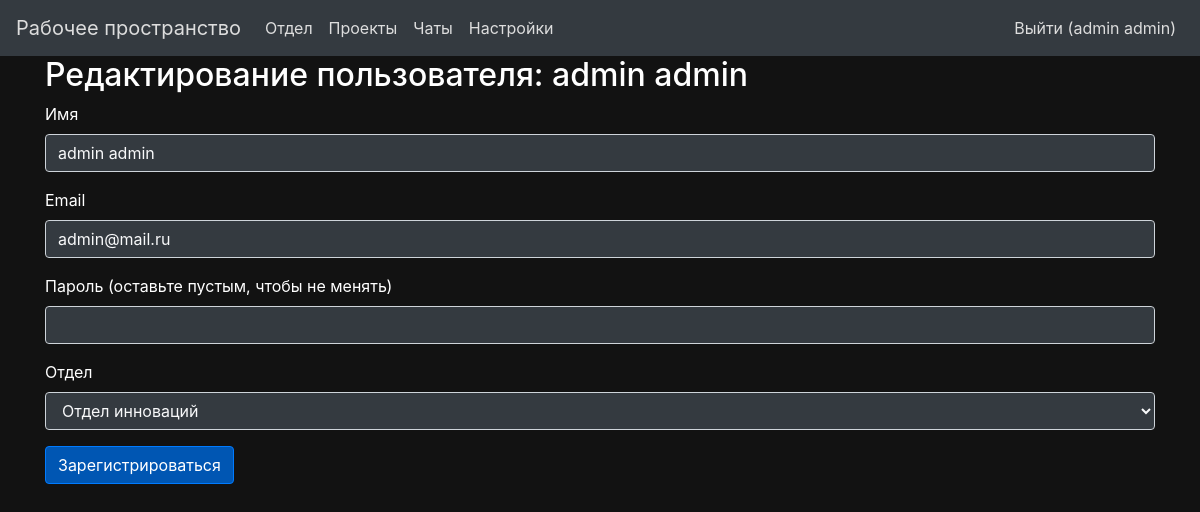
/user/edit/1 (signed in), run on the app's committed database.
### app/models.py (models this page shows, shortened)
class User(db.Model, UserMixin):
    id = db.Column(db.Integer, primary_key=True)
    name = db.Column(db.String(50), nullable=False)
    email = db.Column(db.String(120), unique=True, nullable=False)
    password = db.Column(db.String(200), nullable=False)
    role_id = db.Column(db.Integer, db.ForeignKey('role.id'))
    department_id = db.Column(db.Integer, db.ForeignKey('department.id'))
    registered_on = db.Column(db.DateTime)

### app/views.py (the view, shortened to what this page needs)
@app.route('/user/edit/<int:user_id>', methods=['GET', 'POST'])
@login_required
def edit_user(user_id):
    user = User.query.get_or_404(user_id)
    form = RegistrationForm(obj=user)
    form.department_id.choices = [(d.id, d.name) for d in Department.query.all()]
    return render_template('edit_user.html', form=form, user=user, theme_value=get_theme_value())

### app/forms.py
class RegistrationForm(FlaskForm):
    name = StringField('Имя', validators=[DataRequired()])
    email = StringField('Email', validators=[DataRequired(), Email()])
    password = PasswordField('Пароль', validators=[DataRequired()])
    department_id = SelectField('Отдел', coerce=int)  # Заполнить позже в представлении
    submit = SubmitField('Зарегистрироваться')

### app/__init__.py (called while the page is built)
@login_manager.user_loader
def load_user(user_id):
    return models.User.query.get(int(user_id))

### app/views.py (called while the page is built)
def get_theme_value():
    if current_user.is_authenticated:  # Проверяем, аутентифицирован ли пользователь
        theme_setting = Setting.query.filter_by(user_id=current_user.id, key='theme').first()
        return theme_setting.value == 'dark' if theme_setting else False
    return False  # Если пользователь не аутентифицирован, возвращаем значение по умолчанию

### app/templates/edit_user.html (shortened to what this page needs)
{% extends "base.html" %}
{% block content %}
<h2>Редактирование пользователя: {{ user.name }}</h2>
<form method="POST">
   <div class="form-group">
       {{ form.name.label(class='form-label') }}
       {{ form.name(class='form-control bg-dark text-light' if theme_value else 'form-control bg-light') }}
   </div>
   <div class="form-group">
       {{ form.email.label(class='form-label') }}
       {{ form.email(class='form-control bg-dark text-light' if theme_value else 'form-control bg-light') }}
   </div>
   <div class="form-group">
       {{ form.password.label(class='form-label') }} (оставьте пустым, чтобы не менять)
       {{ form.password(class='form-control bg-dark text-light' if theme_value else 'form-control bg-light') }}
   </div>
   <div class="form-group">
       {{ form.department_id.label(class='form-label') }}
       {{ form.department_id(class='form-control bg-dark text-light' if theme_value else 'form-control bg-light') }}
   </div>
   {{ form.submit(class='btn btn-primary') }}
</form>
{% endblock %}

### app/templates/base.html (shortened to what this page needs)
<!DOCTYPE html>
<html lang="en">
<head>
    <link rel="stylesheet" href="https://stackpath.bootstrapcdn.com/bootstrap/4.5.2/css/bootstrap.min.css">
    <link rel="stylesheet" href="{{ url_for('static', filename='css/styles.css') }}">
</head>
<body class="{{ 'dark' if theme_value else 'light' }}">
    <nav class="navbar navbar-expand-lg {{ 'bg-dark text-light' if theme_value else 'bg-light navbar-light' }}">
        <a class="navbar-brand" href="{{ url_for('index') }}">Рабочее пространство</a>
        <div class="collapse navbar-collapse" id="navbarNav">
            <ul class="navbar-nav mr-auto">
                <li class="nav-item"><a class="nav-link" href="{{ url_for('new_department') }}">Отдел</a></li>
                <li class="nav-item"><a class="nav-link" href="{{ url_for('new_project') }}">Проекты</a></li>
                <li class="nav-item"><a class="nav-link" href="{{ url_for('chat_list') }}">Чаты</a></li>
                <li class="nav-item"><a class="nav-link" href="{{ url_for('settings') }}">Настройки</a></li>
            </ul>
            <ul class="navbar-nav ml-auto">
                {% if current_user.is_authenticated %}
                <li class="nav-item"><a class="nav-link" href="{{ url_for('logout') }}">Выйти ({{ current_user.name
                        }})</a></li>
                {% else %}
                <li class="nav-item"><a class="nav-link" href="{{ url_for('register') }}">Регистрация</a></li>
                <li class="nav-item"><a class="nav-link" href="{{ url_for('login') }}">Войти</a></li>
                {% endif %}
            </ul>
        </div>
    </nav>
    <div class="container">
        {% block content %}
        {% endblock %}
    </div>
</body>
</html>

### app/static/css/styles.css (style rules this page uses)
body { transition: background-color 0.5s, color 0.5s; }
.bg-dark { color: white; }
body.dark { background-color: #121212; color: white; }
.btn { transition: background-color 0.5s, color 0.5s; }
.btn-primary { background-color: #007bff; color: white; }
body.dark .btn-primary { background-color: #0056b3; }
a { color: #ddd; }

### data on the page
User: name "admin admin", email "admin@mail.ru", department_id "Отдел инноваций"
